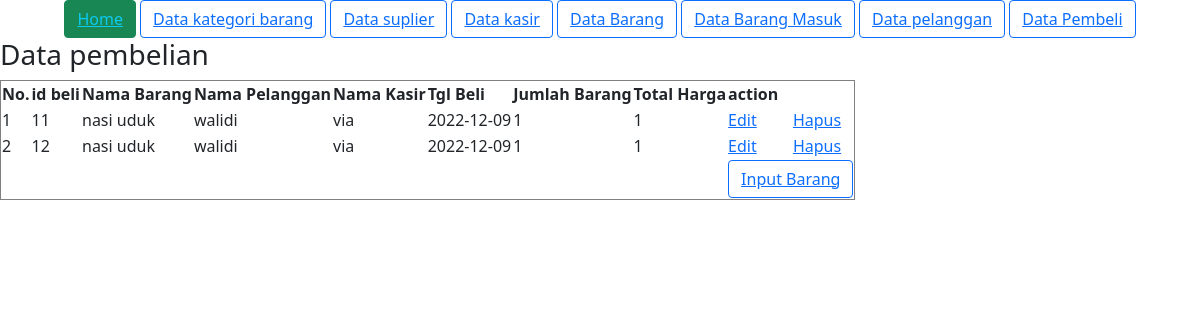
Page /read/data_pembelian.php on the committed database.
### tables this page shows
CREATE TABLE `pembelian` (
  `id_beli` int(5) NOT NULL,
  `id_barang` int(5) NOT NULL,
  `id_pelanggan` int(6) DEFAULT NULL,
  `id_kasir` int(6) NOT NULL,
  `tgl_beli` date DEFAULT NULL,
  `jumlah_barang` int(3) DEFAULT NULL,
  `total_harga` int(6) DEFAULT NULL
);

CREATE TABLE `barang` (
  `id_barang` int(6) NOT NULL,
  `id_kategori` int(6) DEFAULT NULL,
  `nama_barang` varchar(30) DEFAULT NULL,
  `stok` int(2) DEFAULT NULL,
  `tgl_exp` date DEFAULT NULL,
  `harga` int(6) DEFAULT NULL
);

CREATE TABLE `pelanggan` (
  `id_pelanggan` int(4) NOT NULL,
  `nama_pelanggan` varchar(30) DEFAULT NULL,
  `alamat` text DEFAULT NULL,
  `no_Hp` int(12) DEFAULT NULL
);

CREATE TABLE `kasir` (
  `id_kasir` int(6) NOT NULL,
  `nama_kasir` varchar(30) DEFAULT NULL,
  `alamat` text DEFAULT NULL,
  `no_Hp` char(12) DEFAULT NULL
);

### utilitiy/global_var.php (called while the page is built, shortened)
<?php
	$url_ = "http://localhost/edu";
 ?>

### read/data_pembelian.php (the view, shortened to what this page needs)
<?php
	include("../config/koneksi.php");
	include ("../utilitiy/global_var.php");
	$sql = "SELECT pembelian.*,barang.*, pelanggan.*, kasir.* FROM pembelian INNER JOIN
	barang ON pembelian.id_barang = barang.id_barang INNER JOIN
	pelanggan ON pembelian.id_pelanggan = pelanggan.id_pelanggan INNER JOIN
	kasir ON pembelian.id_kasir = kasir.id_kasir";
	$read = mysqli_query($kon, $sql);
 ?>
 <!DOCTYPE html>
 <html>
 <head>
 	<?php include '../utilitiy/tag_head.php'; ?>
 </head>
 <body>
 	<?php include '../utilitiy/nav.php'; ?>
 	<h3>Data pembelian</h3>
 	<table border="1">
 		<tr>
 			<th>No.</th>
 			<th>id beli</th>
 			<th>Nama Barang</th>
 			<th>Nama Pelanggan</th>
 			<th>Nama Kasir</th>
 			<th>Tgl Beli</th>
 			<th>Jumlah Barang</th>
 			<th>Total Harga</th>
 			<th>action</th>
 		</tr>
		<?php
			$i = 1;
			foreach ($read as $value) {
				echo "<tr>";
					echo "<td>".$i."</td>";
					echo "<td>".$value['id_beli']."</td>";
					echo "<td>".$value['nama_barang']."</td>";
					echo "<td>".$value['nama_pelanggan']."</td>";
					echo "<td>".$value['nama_kasir']."</td>";
					echo "<td>".$value['tgl_beli']."</td>";
					echo "<td>".$value['jumlah_barang']."</td>";
					echo "<td>".$value['total_harga']."</td>";
					echo "<td>
							<a href='../form/pembelian.php?
							id_beli=".$value['id_beli']."&
							id_barang=".$value['id_barang']."&
							id_pelanggan=".$value['id_pelanggan']."&
							id_kasir=".$value['id_kasir']."&
							tgl_beli=".$value['tgl_beli']."&
							jumlah_barang=".$value['jumlah_barang']."&
							total_harga=".$value['total_harga']."'>Edit</a>
						</td>";
					 echo "<td>
					 		<a href='../aksi/hapus/hapus.php?
					 		id=".$value['id_beli']."&
					 		tbl=pembelian&
					 		whr=id_beli'>Hapus</a>
					 	</td>";
				echo "</tr>";
				$i++;
			}
		 ?>
		 <tr class="text-center">
		 	<td colspan="8"></td>
		 	<td colspan="2">
		 		<button class="btn btn-outline-primary">
		<a href='<?php echo $url_."/form/pembelian.php" ?>'>Input Barang</a>
	</button>
		 	</td>
		 </tr>
 	</table>
 </body>
 </html>

### rows in the picture
pembelian: id_beli "11", id_barang.nama_barang "nasi uduk", id_pelanggan.nama_pelanggan "walidi", id_kasir.nama_kasir "via", tgl_beli "2022-12-09", jumlah_barang "1", total_harga "1"
pembelian: id_beli "12", id_barang.nama_barang "nasi uduk", id_pelanggan.nama_pelanggan "walidi", id_kasir.nama_kasir "via", tgl_beli "2022-12-09", jumlah_barang "1", total_harga "1"
